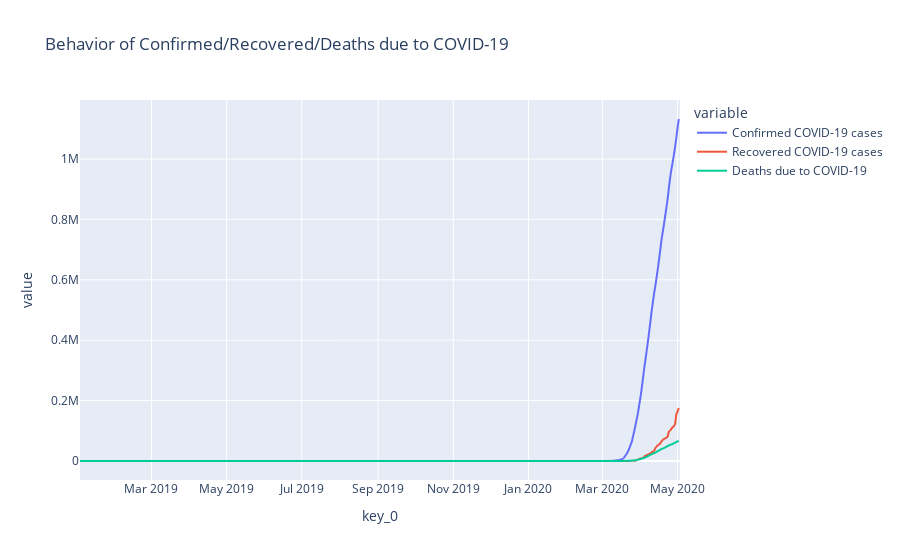

Notebook code for this chart:
### Code cell
rep_long =pd.melt(rep, id_vars=['key_0'], value_vars=['Confirmed COVID-19 cases','Recovered COVID-19 cases',
                                                      'Deaths due to COVID-19 ',])
fig = px.line(rep_long, x='key_0', y='value',title='Behavior of Confirmed/Recovered/Deaths due to COVID-19', color='variable')
fig.show()

### Figure 1 — Plotly figure (JSON) as saved in the notebook; plotly's stock layout.template omitted (floating-point values rounded to 4 significant figures; data arrays with more than 128 entries replaced by an {"elided": "..."} marker saying what was removed)
{"data": [{"hovertemplate": "variable=Confirmed COVID-19 cases<br>key_0=%{x}<br>value=%{y}<extra></extra>", "legendgroup": "Confirmed COVID-19 cases", "line": {"color": "#636efa", "dash": "solid"}, "mode": "lines", "name": "Confirmed COVID-19 cases", "showlegend": true, "type": "scattergl", "x": {"elided": "488 str values"}, "xaxis": "x", "y": {"elided": "488 int values"}, "yaxis": "y"}, {"hovertemplate": "variable=Recovered COVID-19 cases<br>key_0=%{x}<br>value=%{y}<extra></extra>", "legendgroup": "Recovered COVID-19 cases", "line": {"color": "#EF553B", "dash": "solid"}, "mode": "lines", "name": "Recovered COVID-19 cases", "showlegend": true, "type": "scattergl", "x": {"elided": "488 str values"}, "xaxis": "x", "y": {"elided": "488 int values"}, "yaxis": "y"}, {"hovertemplate": "variable=Deaths due to COVID-19 <br>key_0=%{x}<br>value=%{y}<extra></extra>", "legendgroup": "Deaths due to COVID-19 ", "line": {"color": "#00cc96", "dash": "solid"}, "mode": "lines", "name": "Deaths due to COVID-19 ", "showlegend": true, "type": "scattergl", "x": {"elided": "488 str values"}, "xaxis": "x", "y": {"elided": "488 int values"}, "yaxis": "y"}], "layout": {"legend": {"title": {"text": "variable"}, "tracegroupgap": 0}, "title": {"text": "Behavior of Confirmed/Recovered/Deaths due to COVID-19"}, "xaxis": {"anchor": "y", "domain": [0, 1], "title": {"text": "key_0"}}, "yaxis": {"anchor": "x", "domain": [0, 1], "title": {"text": "value"}}}}
